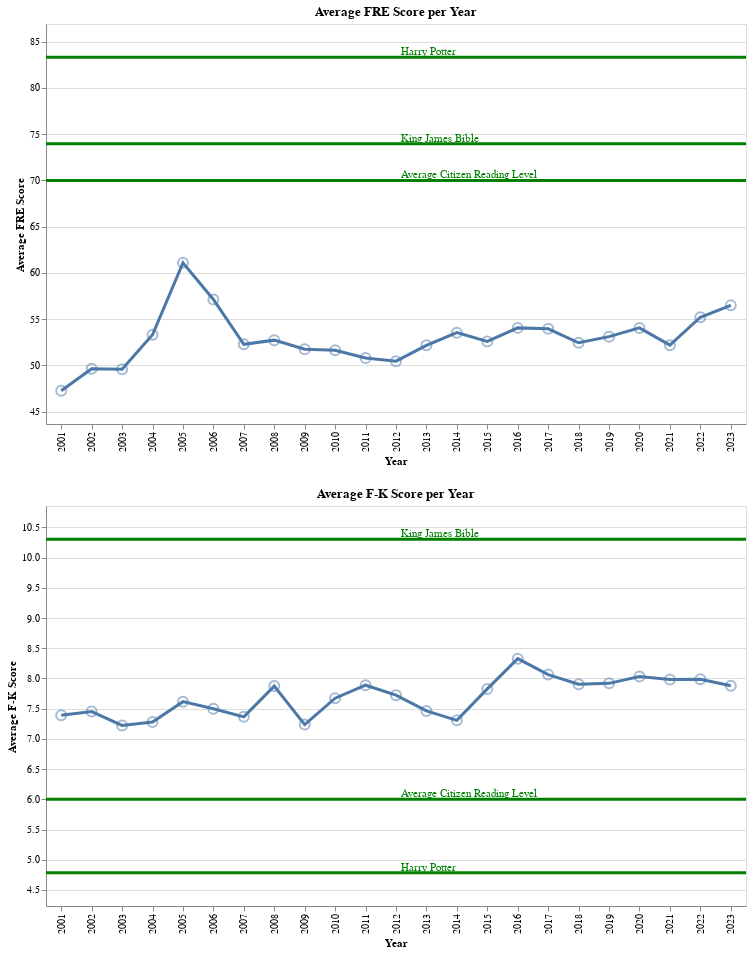

The notebook cell this image was saved under:
### Code cell
# Update the y-axis ranges to include additional scores
fk_min = min(avg_scores['F-K Score'].min(), additional_scores['F-K'].min())
fk_max = max(avg_scores['F-K Score'].max(), additional_scores['F-K'].max())
fk_range = [fk_min - (fk_max - fk_min) * 0.1, fk_max + (fk_max - fk_min) * 0.1]

fre_min = min(avg_scores['FRE Score'].min(), additional_scores['FRE'].min())
fre_max = max(avg_scores['FRE Score'].max(), additional_scores['FRE'].max())
fre_range = [fre_min - (fre_max - fre_min) * 0.1, fre_max + (fre_max - fre_min) * 0.1]

# Create horizontal lines for F-K scores with labels
fk_lines = alt.Chart(additional_scores).mark_rule(color='green', strokeWidth=3).encode(
    y=alt.Y('F-K:Q', title='Average F-K Score', scale=alt.Scale(domain=fk_range)),
    tooltip=[
        alt.Tooltip('Source:N', title='Source'),
        alt.Tooltip('F-K:Q', title='F-K Score')
    ]
)

fk_labels = alt.Chart(additional_scores).mark_text(
    align='left', dx=5, dy=-5, color='green'
).encode(
    y=alt.Y('F-K:Q', title='Average F-K Score', scale=alt.Scale(domain=fk_range)),
    text='Source:N'
)

# Create horizontal lines for FRE scores with labels
fre_lines = alt.Chart(additional_scores).mark_rule(color='green', strokeWidth=3).encode(
    y=alt.Y('FRE:Q', title='Average FRE Score', scale=alt.Scale(domain=fre_range)),
    tooltip=[
        alt.Tooltip('Source:N', title='Source'),
        alt.Tooltip('FRE:Q', title='FRE Score')
    ]
)

fre_labels = alt.Chart(additional_scores).mark_text(
    align='left', dx=5, dy=-5, color='green'
).encode(
    y=alt.Y('FRE:Q', title='Average FRE Score', scale=alt.Scale(domain=fre_range)),
    text='Source:N'
)

# Combine the horizontal lines and labels with the existing FRE chart
fre_chart = alt.layer(fre_line, fre_points, fre_lines, fre_labels).properties(
    title='Average FRE Score per Year',
    width=700,
    height=400
)

# Combine the horizontal lines and labels with the existing F-K chart
fk_chart = alt.layer(fk_line, fk_points, fk_lines, fk_labels).properties(
    title='Average F-K Score per Year',
    width=700,
    height=400
)

# Display the combined charts
fre_chart & fk_chart

### Figure 1 — Vega-Lite specification as saved in the notebook (floating-point values rounded to 4 significant figures)
{"config": {"view": {"continuousWidth": 300, "continuousHeight": 300}}, "vconcat": [{"layer": [{"data": {"name": "data-b72d4ccd9d2729b6c01611ac34e2286a"}, "mark": {"type": "line", "strokeWidth": 3}, "encoding": {"x": {"field": "Year", "title": "Year", "type": "ordinal"}, "y": {"field": "FRE Score", "scale": {"domain": [45.89, 62.48]}, "title": "Average FRE Score", "type": "quantitative"}}}, {"data": {"name": "data-b72d4ccd9d2729b6c01611ac34e2286a"}, "mark": {"type": "point", "size": 100}, "encoding": {"opacity": {"condition": {"param": "param_1", "value": 1, "empty": false}, "value": 0.5}, "tooltip": [{"field": "Year", "title": "Year", "type": "ordinal"}, {"field": "FRE Score", "title": "Average FRE Score", "type": "quantitative"}], "x": {"field": "Year", "title": "Year", "type": "ordinal"}, "y": {"field": "FRE Score", "scale": {"domain": [45.89, 62.48]}, "title": "Average FRE Score", "type": "quantitative"}}, "name": "view_7"}, {"data": {"name": "data-3c86d002da7e50456789ec395ea248a5"}, "mark": {"type": "rule", "color": "green", "strokeWidth": 3}, "encoding": {"tooltip": [{"field": "Source", "title": "Source", "type": "nominal"}, {"field": "FRE", "title": "FRE Score", "type": "quantitative"}], "y": {"field": "FRE", "scale": {"domain": [43.67, 86.92]}, "title": "Average FRE Score", "type": "quantitative"}}}, {"data": {"name": "data-3c86d002da7e50456789ec395ea248a5"}, "mark": {"type": "text", "align": "left", "color": "green", "dx": 5, "dy": -5}, "encoding": {"text": {"field": "Source", "type": "nominal"}, "y": {"field": "FRE", "scale": {"domain": [43.67, 86.92]}, "title": "Average FRE Score", "type": "quantitative"}}}], "height": 400, "title": "Average FRE Score per Year", "width": 700}, {"layer": [{"data": {"name": "data-b72d4ccd9d2729b6c01611ac34e2286a"}, "mark": {"type": "line", "strokeWidth": 3}, "encoding": {"x": {"field": "Year", "title": "Year", "type": "ordinal"}, "y": {"field": "F-K Score", "scale": {"domain": [7.112, 8.437]}, "title": "Average F-K Score", "type": "quantitative"}}}, {"data": {"name": "data-b72d4ccd9d2729b6c01611ac34e2286a"}, "mark": {"type": "point", "size": 100}, "encoding": {"opacity": {"condition": {"param": "param_1", "value": 1, "empty": false}, "value": 0.5}, "tooltip": [{"field": "Year", "title": "Year", "type": "ordinal"}, {"field": "F-K Score", "title": "Average F-K Score", "type": "quantitative"}], "x": {"field": "Year", "title": "Year", "type": "ordinal"}, "y": {"field": "F-K Score", "scale": {"domain": [7.112, 8.437]}, "title": "Average F-K Score", "type": "quantitative"}}, "name": "view_8"}, {"data": {"name": "data-3c86d002da7e50456789ec395ea248a5"}, "mark": {"type": "rule", "color": "green", "strokeWidth": 3}, "encoding": {"tooltip": [{"field": "Source", "title": "Source", "type": "nominal"}, {"field": "F-K", "title": "F-K Score", "type": "quantitative"}], "y": {"field": "F-K", "scale": {"domain": [4.235, 10.85]}, "title": "Average F-K Score", "type": "quantitative"}}}, {"data": {"name": "data-3c86d002da7e50456789ec395ea248a5"}, "mark": {"type": "text", "align": "left", "color": "green", "dx": 5, "dy": -5}, "encoding": {"text": {"field": "Source", "type": "nominal"}, "y": {"field": "F-K", "scale": {"domain": [4.235, 10.85]}, "title": "Average F-K Score", "type": "quantitative"}}}], "height": 400, "title": "Average F-K Score per Year", "width": 700}], "params": [{"name": "param_1", "select": {"type": "point", "fields": ["Year"], "nearest": true, "on": "mouseover"}, "views": ["view_7", "view_8"]}], "$schema": "https://vega.github.io/schema/vega-lite/v5.8.0.json", "datasets": {"data-b72d4ccd9d2729b6c01611ac34e2286a": [{"Year": 2001, "F-K Score": 7.39, "FRE Score": 47.27}, {"Year": 2002, "F-K Score": 7.452, "FRE Score": 49.64}, {"Year": 2003, "F-K Score": 7.222, "FRE Score": 49.59}, {"Year": 2004, "F-K Score": 7.279, "FRE Score": 53.32}, {"Year": 2005, "F-K Score": 7.616, "FRE Score": 61.1}, {"Year": 2006, "F-K Score": 7.499, "FRE Score": 57.13}, {"Year": 2007, "F-K Score": 7.364, "FRE Score": 52.28}, {"Year": 2008, "F-K Score": 7.874, "FRE Score": 52.73}, {"Year": 2009, "F-K Score": 7.237, "FRE Score": 51.75}, {"Year": 2010, "F-K Score": 7.673, "FRE Score": 51.63}, {"Year": 2011, "F-K Score": 7.888, "FRE Score": 50.81}, {"Year": 2012, "F-K Score": 7.724, "FRE Score": 50.46}, {"Year": 2013, "F-K Score": 7.462, "FRE Score": 52.18}, {"Year": 2014, "F-K Score": 7.307, "FRE Score": 53.54}, {"Year": 2015, "F-K Score": 7.827, "FRE Score": 52.59}, {"Year": 2016, "F-K Score": 8.327, "FRE Score": 54.06}, {"Year": 2017, "F-K Score": 8.063, "FRE Score": 53.96}, {"Year": 2018, "F-K Score": 7.905, "FRE Score": 52.45}, {"Year": 2019, "F-K Score": 7.919, "FRE Score": 53.11}, {"Year": 2020, "F-K Score": 8.031, "FRE Score": 54.06}, {"Year": 2021, "F-K Score": 7.982, "FRE Score": 52.19}, {"Year": 2022, "F-K Score": 7.985, "FRE Score": 55.21}, {"Year": 2023, "F-K Score": 7.878, "FRE Score": 56.49}], "data-3c86d002da7e50456789ec395ea248a5": [{"Source": "King James Bible", "FRE": 73.98, "F-K": 10.3}, {"Source": "Harry Potter", "FRE": 83.31, "F-K": 4.786}, {"Source": "Average Citizen Reading Level", "FRE": 70.0, "F-K": 6.0}]}}
